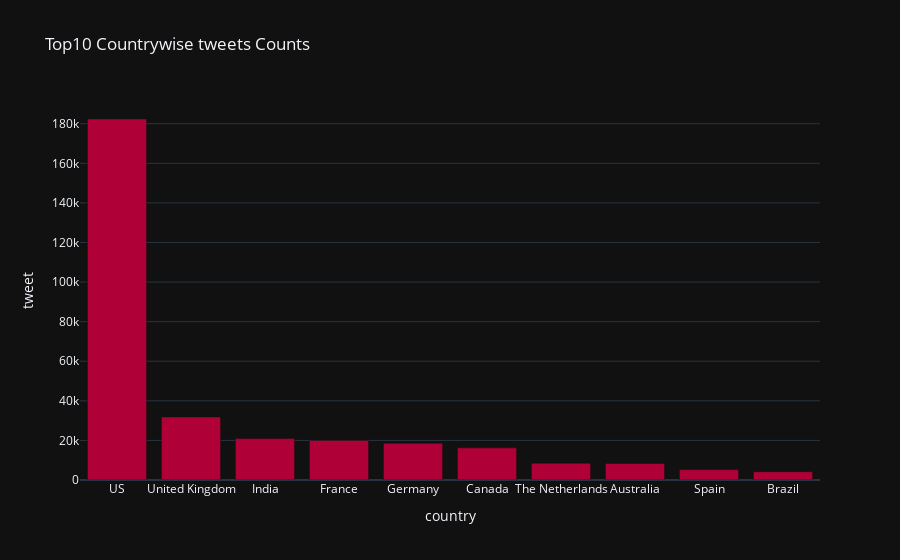

Write notebook code for a chart like this one.
### Markdown cell above
**Top10 Country-wise tweets Counts**

So, let’s find out the top 10 countries that are most active in tweeting during the elections.

### Code cell
# Top10 Countrywise tweets Counts 
top10countries = data.groupby('country')['tweet'].count( 
).sort_values(ascending=False).reset_index().head(10) 
# top10countries 

# Interactive bar chart 
fig = px.bar(top10countries, x='country', y='tweet', 
template='plotly_dark', 
color_discrete_sequence=px.colors.qualitative.Dark24_r, 
title='Top10 Countrywise tweets Counts') 

# To view the graph 
fig.show()

### Figure 1 — Plotly figure (JSON) as saved in the notebook; plotly's stock layout.template omitted (floating-point values rounded to 4 significant figures)
{"data": [{"alignmentgroup": "True", "hovertemplate": "country=%{x}<br>tweet=%{y}<extra></extra>", "legendgroup": "", "marker": {"color": "#AF0038", "pattern": {"shape": ""}}, "name": "", "offsetgroup": "", "orientation": "v", "showlegend": false, "textposition": "auto", "type": "bar", "x": ["US", "United Kingdom", "India", "France", "Germany", "Canada", "The Netherlands", "Australia", "Spain", "Brazil"], "xaxis": "x", "y": [182382, 31869, 20931, 19996, 18534, 16250, 8491, 8330, 5254, 4211], "yaxis": "y"}], "layout": {"barmode": "relative", "legend": {"tracegroupgap": 0}, "title": {"text": "Top10 Countrywise tweets Counts"}, "xaxis": {"anchor": "y", "domain": [0, 1], "title": {"text": "country"}}, "yaxis": {"anchor": "x", "domain": [0, 1], "title": {"text": "tweet"}}}}
